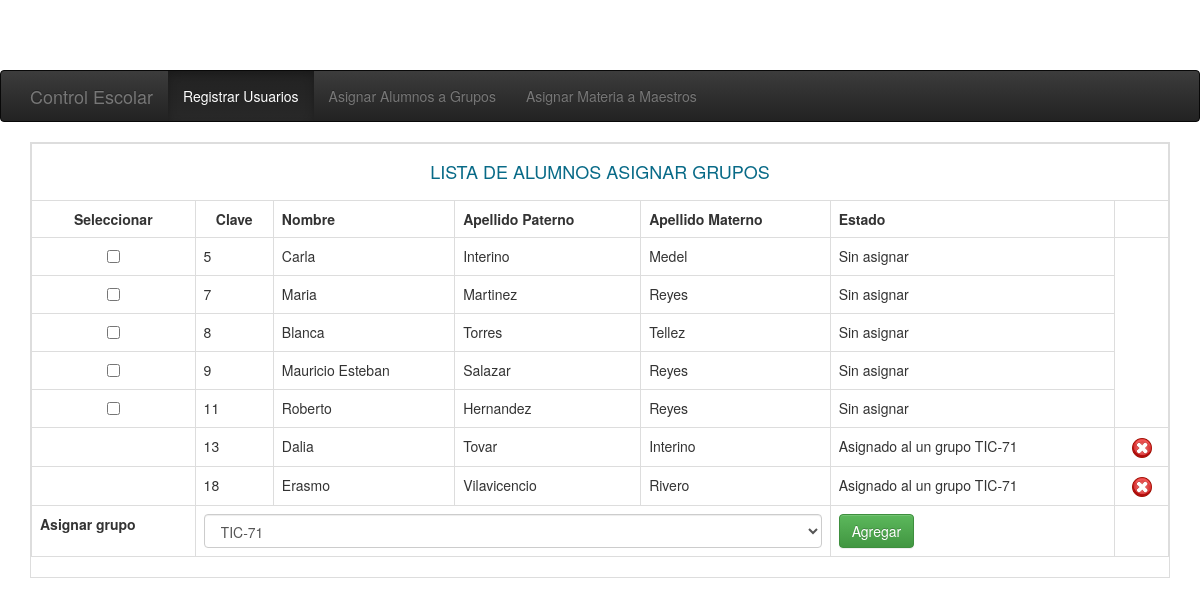
Screenshot of /TestGrupo.php with the database file from the repository.
### tables this page shows
CREATE TABLE `usuario` (
  `Id` int(11) NOT NULL AUTO_INCREMENT,
  `Nombre` varchar(50) DEFAULT NULL,
  `ApellidoPaterno` varchar(50) DEFAULT NULL,
  `Telefono` varchar(50) DEFAULT NULL,
  `Calle` varchar(50) DEFAULT NULL,
  `NumeroExterior` varchar(10) DEFAULT NULL,
  `NumeroInterior` varchar(10) DEFAULT NULL,
  `Colonia` varchar(50) DEFAULT NULL,
  `Municipio` varchar(50) DEFAULT NULL,
  `Estado` varchar(50) DEFAULT NULL,
  `CP` varchar(50) DEFAULT NULL,
  `Correo` varchar(50) DEFAULT NULL,
  `Usuario` varchar(20) DEFAULT NULL,
  `Contasena` varchar(20) DEFAULT NULL,
  `Nivel` varchar(10) DEFAULT NULL,
  `Estatus` varchar(30) DEFAULT NULL,
  `ApellidoMaterno` varchar(50) DEFAULT NULL,
  PRIMARY KEY (`Id`)
);

CREATE TABLE `grupo` (
  `idgrupo` int(11) NOT NULL AUTO_INCREMENT,
  `grupo` varchar(45) DEFAULT NULL,
  PRIMARY KEY (`idgrupo`)
);

### TestGrupo.php (called while the page is built, shortened)
<?php
require('Grupo.php');
require('header.php');
$grupo = new Grupo();
$grupo->Asignacion();
require('footer.php');
?>

### Grupo.php (the view, shortened to what this page needs)
<?php
class Grupo{
public function Asignacion(){
    echo"<form action='TestGrupo.php' method='POST' name='alum'>";
    $sql="SELECT * FROM usuario WHERE Nivel=3 AND Estatus=1";
    $query=mysql_query($sql) or die ("Error en consulta de alumno".mysql_error);
    echo "<div class=table-bordered>";
    echo"<table border='0' class=\"table table-bordered\">";
    echo"<tr><td colspan=7 align=center><h4><font color='#086A87'>LISTA DE ALUMNOS ASIGNAR GRUPOS</font></h4></td></tr>";
    echo"<tr>
        <td><b><center>Seleccionar</td>
        <td><b><center>Clave</center></td>
        <td><b>Nombre</td>
        <td><b>Apellido Paterno</td>
        <td><b>Apellido Materno</td>
        <td><b>Estado</td>
        <td><b></b></td></tr>" ;
    while($field=mysql_fetch_array($query)){
          $idalumno=$field['Id'];
          $nom=utf8_decode($field['Nombre']);
          $apa=utf8_decode($field['ApellidoPaterno']);
          $ama=utf8_decode($field['ApellidoMaterno']);
        $sqql2="SELECT u.Id,u.nombre,u.ApellidoPaterno,u.ApellidoMaterno,u.Nivel,g.idgrupo,g.grupo
           FROM usuario AS u,grupo AS g,grupo_alumno AS ga
           WHERE u.Id=ga.Id
            AND g.idgrupo=ga.idgrupo
            and ga.Id=$idalumno";
          $resultado=mysql_query($sqql2) or die("Error en consulta2".mysql_error());
          $existe=mysql_num_rows($resultado);
        while($field=mysql_fetch_array($resultado)){
            $idgrupo=$field['idgrupo'];
            $nombre_grupo=utf8_decode($field['grupo']);
        }
        echo"<tr>";
        if($existe==0){
            echo"<td><center><input type=checkbox name=idal value=$idalumno></center></td>";
            }
            else{
                echo"<td></td>";
            }
            echo"<td>$idalumno</td>
            <td>$nom</td>
            <td>$apa</td>
            <td>$ama</td>";
            if($existe==0){
            echo"<td>Sin asignar</td>";
           }
           else{
               echo"<td>Asignado al un grupo $nombre_grupo</td>";
             echo"<td><a href=TestGrupo.php?accion=2&idalum=$idalumno&idgrup=$idgrupo>
             <center><img src='images/mal.png' width='20px' height='20px'>
              </center></a></td></tr>";
         }
}
    echo"<tr><td><b>Asignar grupo";
    $SQL="SELECT * FROM grupo";
    $QUERY=mysql_query($SQL) or die("Error en consulta".mysql_error);
    echo"<td colspan=4><select name=idgrupo class='form-control'>";
       while($field=mysql_fetch_array($QUERY)){
       $idgroup=$field['idgrupo'];
       $nom_grupo=$field['grupo'];
    echo"<option value=$idgroup>$nom_grupo</option>";
   }
    echo"</td align='right'>
    <td><input type=submit value='Agregar' class='btn btn-success'><input type=hidden name=accion value=1></td></tr>
    </table><form>";
}
}
?>

### header.php (shortened to what this page needs)
<!DOCTYPE html>
<html lang="en">
  <head>
    <link href="bootstrap/css/bootstrap.min.css" rel="stylesheet">
    <link href="bootstrap/css/bootstrap-theme.min.css" rel="stylesheet">
    <link href="bootstrap/css/theme.css" rel="stylesheet">
  </head>
  <body role="document">
<?php
require('menu.php');
?>
<div class="container theme-showcase" role="main">

### menu.php (shortened to what this page needs)
<div class="navbar navbar-inverse">
        <div class="container">
          <div class="navbar-header">
            <a class="navbar-brand" href="bienvenida.php">Control Escolar</a>
          </div>
          <div class="navbar-collapse collapse">
            <ul class="nav navbar-nav">
              <li class="active"><a href="TestUsuario.php">Registrar Usuarios</a></li>
              <li><a href="TestGrupo.php">Asignar Alumnos a Grupos</a></li>
              <li><a href="TestMateria.php">Asignar Materia a Maestros</a></li>
                <li><a href="#"></a></li>
                </ul>
          </div>
        </div>
      </div>

### footer.php (shortened to what this page needs)
    </div>
  </body>
</html>

### rows the page displays
usuario: Id "5", Nombre "Carla", ApellidoPaterno "Interino", ApellidoMaterno "Medel", shows "Sin asignar"
usuario: Id "7", Nombre "Maria", ApellidoPaterno "Martinez", ApellidoMaterno "Reyes", shows "Sin asignar"
usuario: Id "8", Nombre "Blanca", ApellidoPaterno "Torres", ApellidoMaterno "Tellez", shows "Sin asignar"
usuario: Id "9", Nombre "Mauricio Esteban", ApellidoPaterno "Salazar", ApellidoMaterno "Reyes", shows "Sin asignar"
usuario: Id "11", Nombre "Roberto", ApellidoPaterno "Hernandez", ApellidoMaterno "Reyes", shows "Sin asignar"
usuario: Id "13", Nombre "Dalia", ApellidoPaterno "Tovar", ApellidoMaterno "Interino", grupo.grupo "TIC-71"
usuario: Id "18", Nombre "Erasmo", ApellidoPaterno "Vilavicencio", ApellidoMaterno "Rivero", grupo.grupo "TIC-71"

### other values shown
form field idgrupo "TIC-71"
